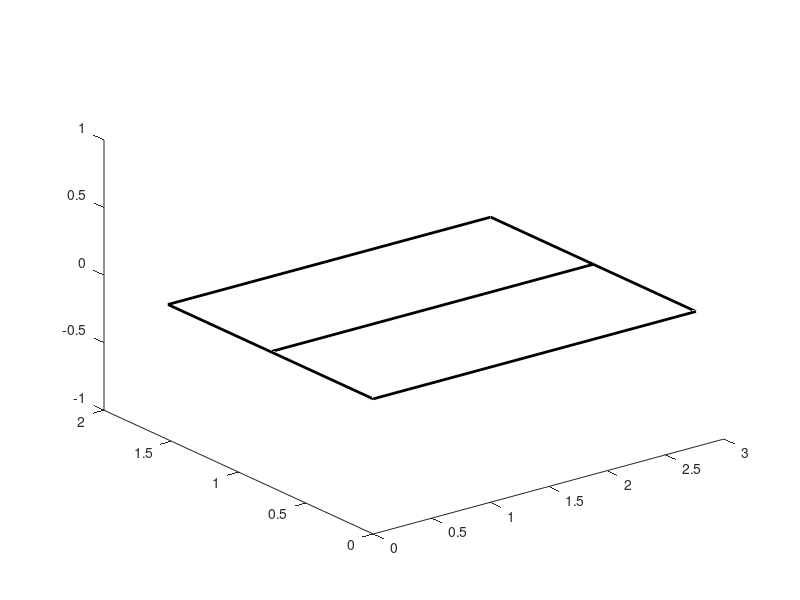

Here is the MATLAB script that generated this plot:
function draw_table()

table_length = 2.76;
table_width = 1.525;

P = [0,0,0; table_length,0,0; table_length,table_width,0; 0,table_width,0; 0,0,0];
P2 = [0,table_width/2,0; table_length,table_width/2,0];
plot3(P(:,1), P(:,2), P(:,3), 'k-', 'LineWidth', 2);
hold on
plot3(P2(:,1), P2(:,2), P2(:,3), 'k-', 'LineWidth', 2);
hold off
